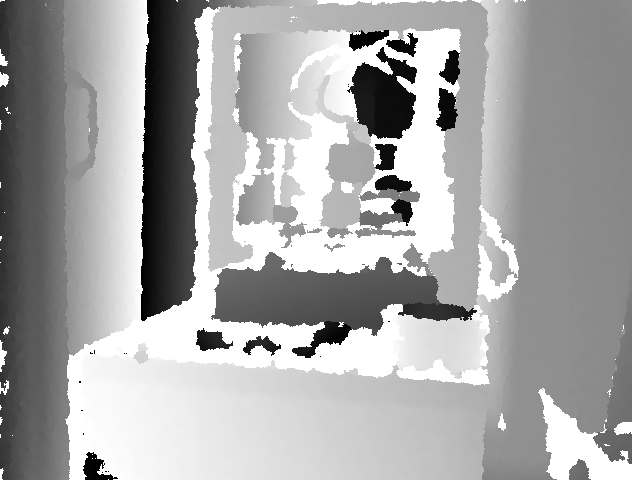
#> input picture notes code/segment image/watershed/image_3.png, 640 x 480 px
$ python watershed.py
#> lines starting #> are read from the running program, lines starting #| are printed output that depends on the picture; after the words box and inside, x2 and y2 are one past the last pixel; in counts of white or black regions, pixels touching at a corner belong together
import numpy as np
import cv2

#img = cv2.imread('coins.jpg')
#img=cv2.imread("depth_carmea.png")


img=cv2.imread("image_3.png")
#> img is the input picture: shape (480, 640, 3); min 0, max 255, mean 167.9

img = cv2.bitwise_not(img)
gray = cv2.cvtColor(img,cv2.COLOR_BGR2GRAY)
ret, thresh = cv2.threshold(gray,0,255,cv2.THRESH_BINARY_INV+cv2.THRESH_OTSU)
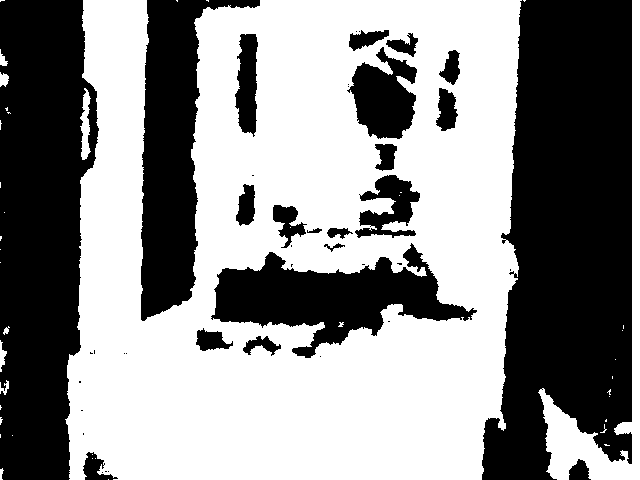
#> thresh: shape (480, 640); 55.7% white; 43 black regions (22 under 20 px), largest, box (x1, y1, x2, y2) and area: (482, 0, 632, 480) 55122, (0, 0, 99, 480) 37735, (141, 0, 260, 321) 16487
#> ret = 93

cv2.imshow("frame",thresh)
cv2.waitKey()


# noise removal
kernel = np.ones((3,3),np.uint8)
opening = cv2.morphologyEx(thresh,cv2.MORPH_OPEN,kernel, iterations = 4)
#> opening: shape (480, 640); 54.2% white; 17 black regions (7 under 20 px), largest, box (x1, y1, x2, y2) and area: (482, 0, 632, 480) 55719, (0, 0, 99, 480) 38673, (211, 30, 477, 358) 24647

# sure background area
sure_bg = cv2.dilate(opening,kernel,iterations=5)
#> sure_bg: shape (480, 640); 63% white; 16 black regions (2 under 20 px), largest, box (x1, y1, x2, y2) and area: (487, 0, 627, 480) 49238, (0, 0, 93, 480) 35632, (146, 0, 255, 311) 12648

# Finding sure foreground area
dist_transform = cv2.distanceTransform(opening,cv2.DIST_L2,5)
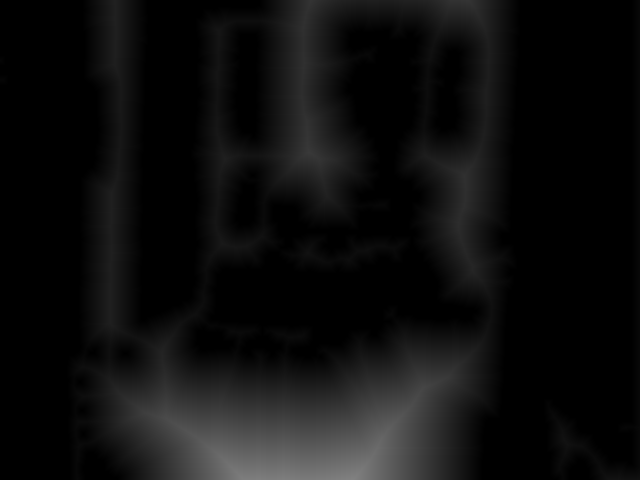
#> dist_transform: shape (480, 640) float32; min 0, max 129.3, mean 14.5
ret, sure_fg = cv2.threshold(dist_transform,0.7*dist_transform.max(),255,0)
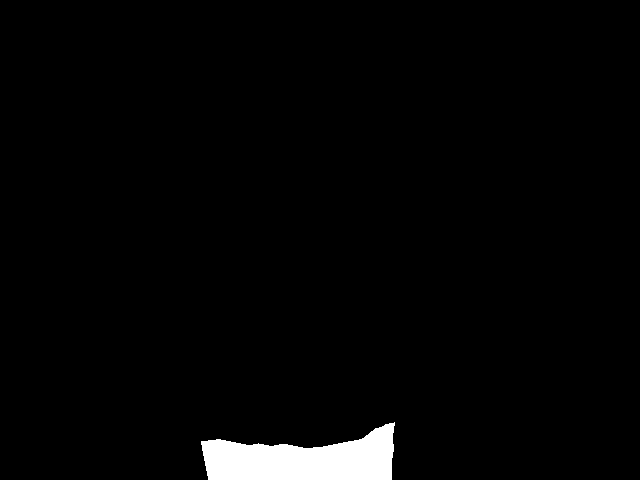
#> sure_fg: shape (480, 640) float32; 2.4% white; 1 white region, box (x1, y1, x2, y2) and area: (201, 422, 395, 480) 7300
#> ret = 90.51


# Finding unknown region
sure_fg = np.uint8(sure_fg)
unknown = cv2.subtract(sure_bg,sure_fg)
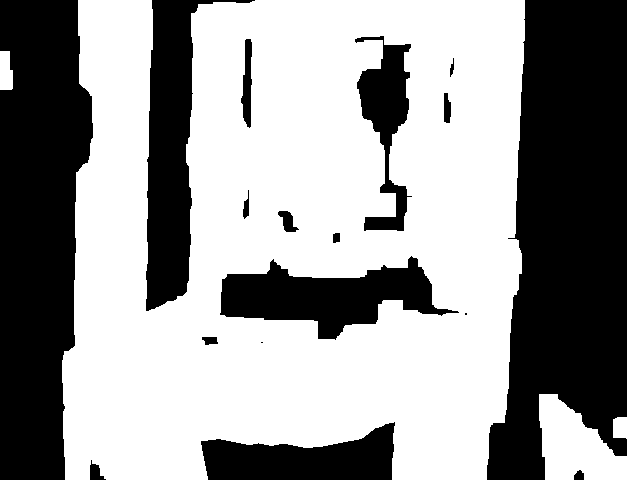
#> unknown: shape (480, 640); 60.6% white; 17 black regions (2 under 20 px), largest, box (x1, y1, x2, y2) and area: (487, 0, 627, 480) 49238, (0, 0, 93, 480) 35632, (146, 0, 255, 311) 12648

cv2.imshow("frame",sure_fg)
cv2.waitKey()


# Marker labelling
ret, markers = cv2.connectedComponents(sure_fg)
#> ret = 2

# Add one to all labels so that sure background is not 0, but 1
markers = markers+1

# Now, mark the region of unknown with zero
markers[unknown==255] = 0
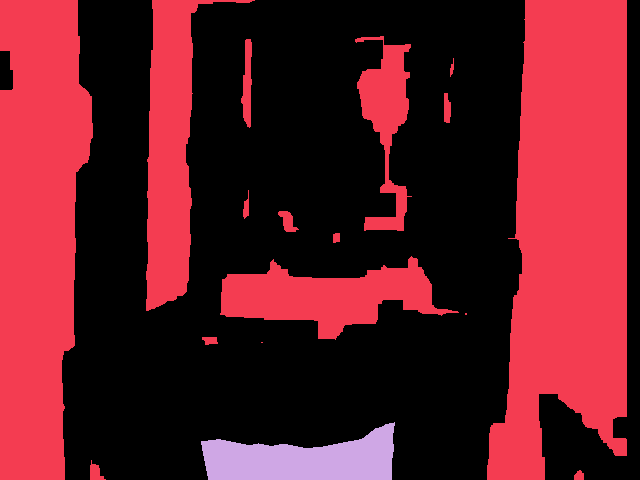
#> markers: shape (480, 640) int32; 3 distinct labels, from 0 to 2; one colour per label, 0 black

markers = cv2.watershed(img,markers)
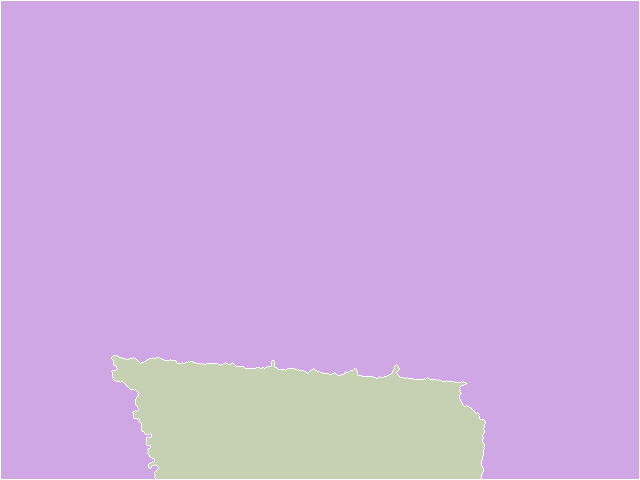
#> markers: shape (480, 640) int32; 3 distinct labels, from -1 to 2; one colour per label, 0 black, -1 white
img[markers == -1] = [255,0,0]
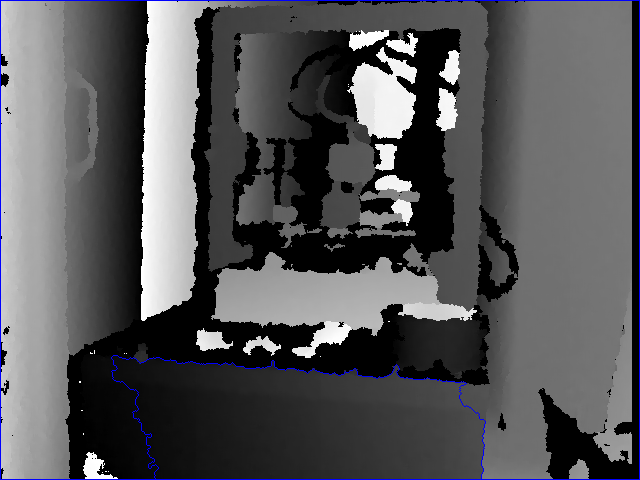
#> img: shape (480, 640, 3); mean B, G, R 88.9, 86.5, 86.5

cv2.imshow("frame",img)
cv2.waitKey()

$ run again, with notes code/segment image/watershed/depth_carmea.png copied over notes code/segment image/watershed/image_3.png
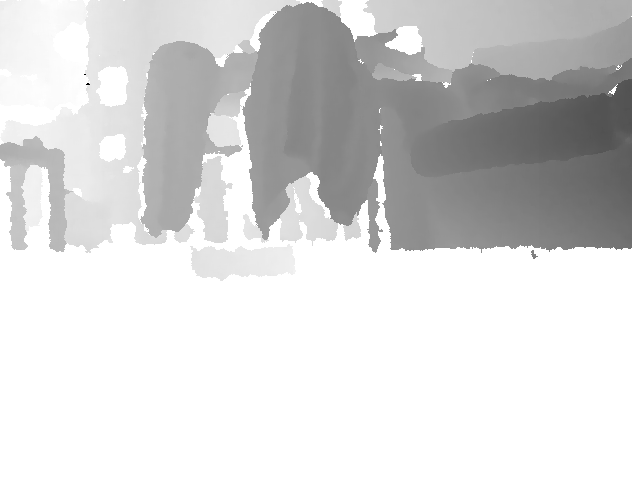
#> input picture notes code/segment image/watershed/depth_carmea.png, 640 x 480 px
#> img is the input picture: shape (480, 640, 3); min 0, max 255, mean 215.3
#> `ret, thresh = cv2.threshold(gray,0,255,cv2.THRESH_BINARY_INV+cv2.THRES..`:
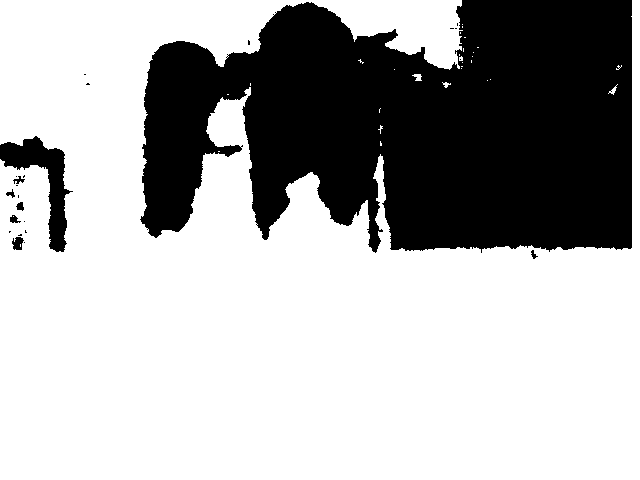
#> thresh: shape (480, 640); 68% white; 24 black regions (16 under 20 px), largest, box (x1, y1, x2, y2) and area: (140, 0, 632, 253) 95019, (0, 136, 73, 252) 2782, (12, 237, 24, 250) 111
#> `ret, thresh = cv2.threshold(gray,0,255,cv2.THRESH_BINARY_INV+cv2.THRES..`: ret = 58
#> opening: shape (480, 640); 67.4% white; 7 black regions (4 under 20 px), largest, box (x1, y1, x2, y2) and area: (140, 0, 632, 259) 96777, (0, 136, 73, 252) 3274, (12, 234, 25, 250) 164
#> sure_bg: shape (480, 640); 71.5% white; 2 black regions, box (x1, y1, x2, y2) and area: (148, 0, 627, 246) 86326, (0, 144, 61, 245) 1171
#> `ret, sure_fg = cv2.threshold(dist_transform,0.7*dist_transform.max(),2..`: ret = 176.1
#> unknown: shape (480, 640); 59.3% white; 3 black regions, box (x1, y1, x2, y2) and area: (148, 0, 627, 246) 86326, (0, 404, 640, 480) 37588, (0, 144, 61, 245) 1171
#> `ret, markers = cv2.connectedComponents(sure_fg)`: ret = 2
#> `img[markers == -1] = [255,0,0]`:
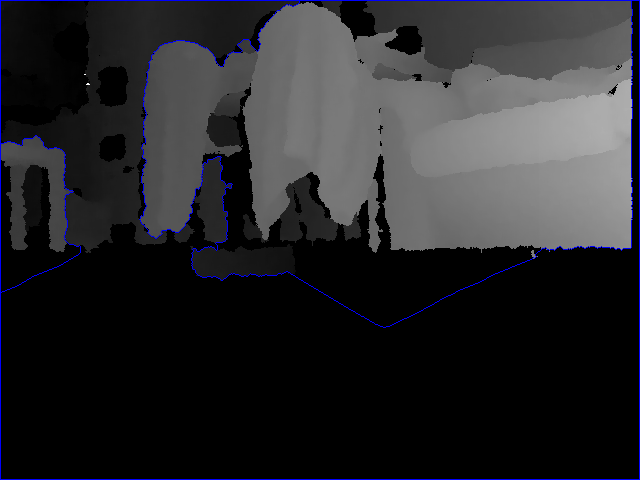
#> img: shape (480, 640, 3); mean B, G, R 42.7, 39.5, 39.5

$ run again, with notes code/segment image/watershed/depth1_image.png copied over notes code/segment image/watershed/image_3.png
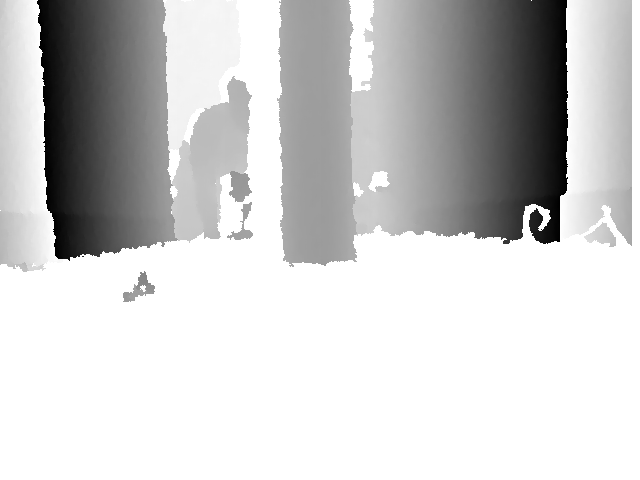
#> input picture notes code/segment image/watershed/depth1_image.png, 640 x 480 px
#> img is the input picture: shape (480, 640, 3); min 0, max 255, mean 204.4
#> thresh: shape (480, 640); 71.6% white; 8 black regions (1 under 20 px), largest, box (x1, y1, x2, y2) and area: (407, 0, 568, 244) 36321, (37, 0, 178, 261) 31077, (278, 0, 357, 267) 18442
#> `ret, thresh = cv2.threshold(gray,0,255,cv2.THRESH_BINARY_INV+cv2.THRES..`: ret = 81
#> opening: shape (480, 640); 71.2% white; 6 black regions, box (x1, y1, x2, y2) and area: (407, 0, 568, 244) 36898, (37, 0, 178, 261) 31320, (278, 0, 357, 267) 18655, (227, 171, 253, 240) 921, (123, 271, 155, 302) 448, (625, 187, 632, 246) 300
#> sure_bg: shape (480, 640); 74.9% white; 6 black regions (2 under 20 px), largest, box (x1, y1, x2, y2) and area: (413, 0, 563, 238) 33485, (44, 0, 170, 254) 27956, (284, 0, 351, 259) 15422, (236, 178, 245, 197) 141
#> `ret, sure_fg = cv2.threshold(dist_transform,0.7*dist_transform.max(),2..`: ret = 170.1
#> `ret, markers = cv2.connectedComponents(sure_fg)`: ret = 2
#> `img[markers == -1] = [255,0,0]`:
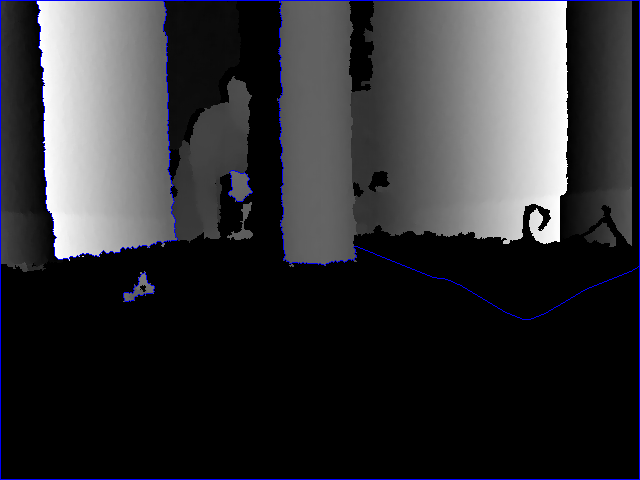
#> img: shape (480, 640, 3); mean B, G, R 53.1, 50.1, 50.1
